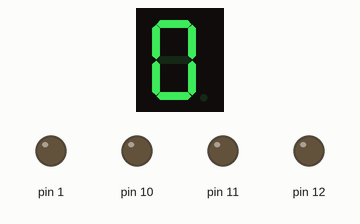
A sketch run on a simulated Arduino Uno, built with avr-gcc and run on an emulated ATmega328P. Parts: 1-digit seven-segment display, output pins drawn as LEDs (lit = HIGH). Wiring (inferred from the names in the program): 1-digit 7-segment display, segments lit when HIGH: segments pin 2, pin 3, pin 4, pin 5, pin 6, pin 7, pin 8, pin 9. The segment pins are drawn as the display they are named for; pins used as bus, display or sensor lines are not drawn.

Above: at 0.1 s.
At 2.1 s:
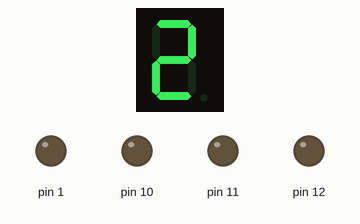
At 5.1 s:
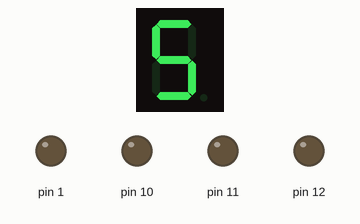
At 10.1 s:
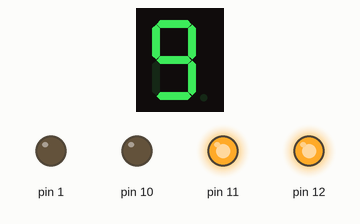
Timing chart, 0 to 33.0 s (numbered marks = the images above):
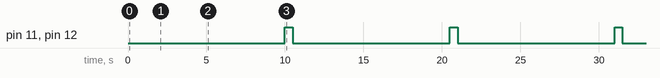

Measured:
- by itself, pin 11, pin 12: alternates HIGH for 0.50 s and LOW for 10.0 s
- by itself, everything shown: repeats every 10.5 s, in 12 steps
- what the display in image 1 shows lasts 1.0 s, from 2.0 s to 3.0 s

The sketch:

Projet6_7seg_buzzer_led.ino
```cpp
int seg[8]={2,3,4,5,6,7,8,9};
const int num[10][8]={
  {1,1,1,1,1,1,0,0},//0
  {0,1,1,0,0,0,0,0},//1
  {1,1,0,1,1,0,1,0},//2
  {1,1,1,1,0,0,1,0},//3
  {0,1,1,0,0,1,1,0},//4
  {1,0,1,1,0,1,1,0},//5
  {1,0,1,1,1,1,1,0},//6
  {1,1,1,0,0,0,0,0},//7
  {1,1,1,1,1,1,1,0},//8
  {1,1,1,1,0,1,1,0} //9
  };


void setup() {
  for (int i=0 ;( i<9) ; i++){
    pinMode(seg[i],OUTPUT);
    digitalWrite(seg[i],LOW);
  }
  pinMode(10,OUTPUT);
  pinMode(11,OUTPUT);
  digitalWrite(10,LOW);
  digitalWrite(11,LOW);
  pinMode(12,OUTPUT);
  digitalWrite(12,LOW);
  // put your setup code here, to run once:

}

void loop() {
  for (int j=0 ;( j<10) ; j++){
    for (int i=0 ;( i<8) ; i++){
      digitalWrite(seg[i],num[j][i]);

    }
    delay(1000);
     if (j==9){
        digitalWrite(11,HIGH);
        digitalWrite(12,HIGH);
        delay(500);
        digitalWrite(11,LOW);
        digitalWrite(12,LOW);
      }
  }
  // put your main code here, to run repeatedly:

}
```
